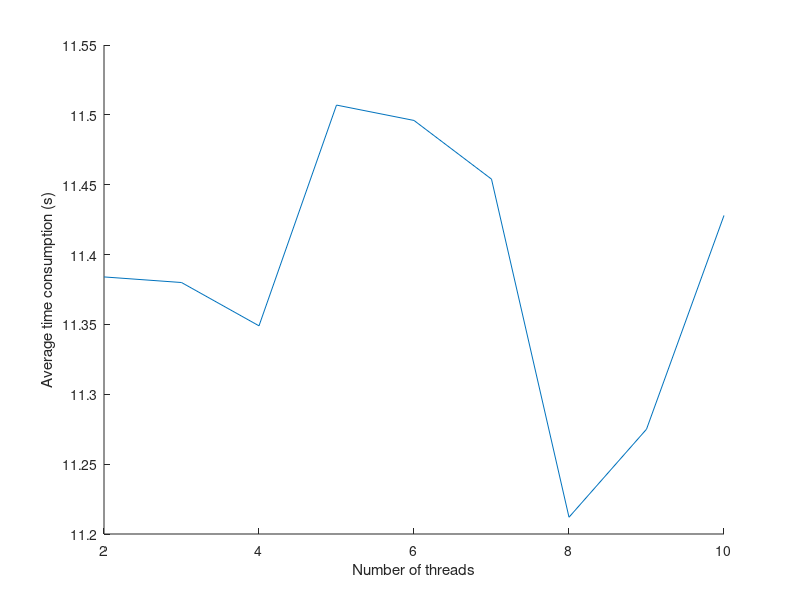

Recreate this plot in MATLAB.
function p = getAveTimes()
close all
p = zeros(9,1);
p(1) = mean([11.42, 11.52, 11.44, 11.35, 11.22, 11.36, 11.39, 11.36, 11.38, 11.40]);
p(2) = mean([11.39, 11.39, 11.40, 11.39, 11.67, 11.24, 11.38, 11.29, 11.39, 11.26]);
p(3) = mean([11.27, 11.40, 10.92, 11.56, 11.45, 11.55, 11.26, 11.21, 11.39, 11.48]);
p(4) = mean([11.47, 11.47, 11.32, 11.47, 11.50, 11.65, 11.75, 11.64, 11.54, 11.26]);
p(5) = mean([11.02, 11.11, 11.41, 11.55, 11.57, 11.82, 11.67, 11.67, 11.63, 11.51]);
p(6) = mean([11.51, 11.60, 11.57, 11.82, 11.74, 11.12, 11.22, 10.58, 11.83, 11.55]);
p(7) = mean([11.09, 11.45, 11.12, 11.21, 11.51, 11.26, 11.60, 9.910, 11.47, 11.50]);
p(8) = mean([11.82, 11.11, 11.22, 9.870, 11.34, 11.60, 11.34, 11.67, 11.27, 11.51]);
p(9) = mean([11.12, 11.54, 10.68, 11.72, 11.87, 11.83, 11.83, 11.50, 11.97, 10.22]);

figure(1)
hold on
plot(2:10,p)
xlabel('Number of threads')
ylabel('Average time consumption (s)')

